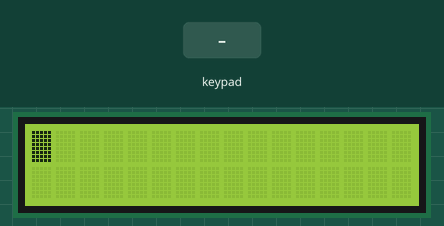
Recording of a sketch running on a simulated Arduino Uno, built with avr-gcc and run on an emulated ATmega328P. Parts: 16×2 character LCD. Inputs (shaded band) come from the test bench.

Above: at 3.2 s.
3.3 s: keypad keys 1 3 1 2 1 1 1 0 # pressed 0.4 s apart
At 7.8 s:
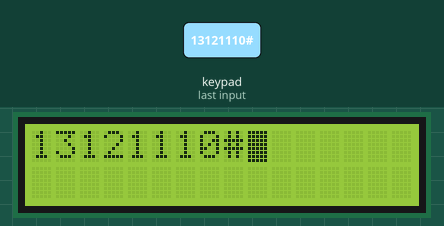
8.4 s: key 'A' pressed
At 8.9 s:
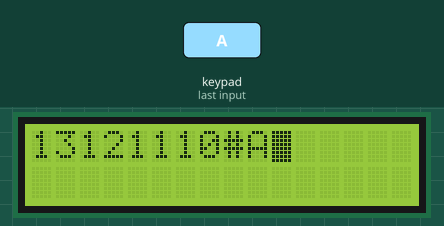
9.9 s: key 'B' pressed
At 10.4 s:
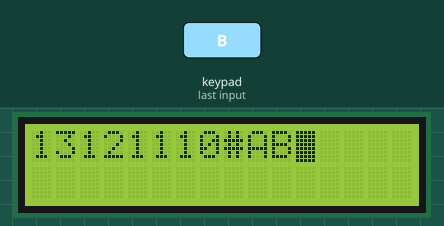
11.4 s: keypad keys 9 8 1 0 # pressed 0.4 s apart
At 13.6 s:
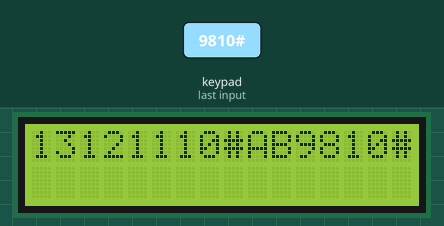
Timing chart, 0 to 15.1 s (numbered marks = the images above; inputs shaded):
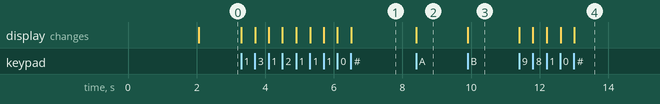

Measured:
- after the input at 3.3 s, the display: first changes at once (image 1 shows a later state)
- after the input at 8.4 s, the display: changes at once (image 2)
- after the input at 9.9 s, the display: changes at once (image 3)
- after the input at 11.4 s, the display: first changes at once (image 4 shows a later state)

The sketch:

keypad_and_lcd_interfacing_to_arduino1.ino
```cpp
//C++ code
//Author: Piyush Mishra

//Include the libraries
#include <Keypad.h>
#include <LiquidCrystal.h>


const byte ROWS = 4; //four rows
const byte COLS = 4; //four columns

//define the cymbols on the buttons of the keypads
char hexaKeys[ROWS][COLS] = {
                             {'1','2','3','A'},
                             {'4','5','6','B'},
                             {'7','8','9','C'},
                             {'*','0','#','D'}
                                              };

byte rowPins[ROWS] = {13, 12, 11, 10}; //connect to the row pinouts of the keypad
byte colPins[COLS] = {9, 8, 1, 0}; //connect to the column pinouts of the keypad
//initialize an instance of class NewKeypad
Keypad customKeypad = Keypad( makeKeymap(hexaKeys), rowPins, colPins, ROWS, COLS);
LiquidCrystal lcd(7, 6, 5, 4, 3, 2);

void setup()
{
  lcd.begin(16, 2);
  lcd.print("Hello World");
  delay(2000);
  lcd.clear();
  lcd.blink();
  lcd.setCursor(0, 0);
}
void loop()
{
char customKey = customKeypad.getKey();
if (customKey)
  {
    lcd.print(customKey);
  }
} 
```
